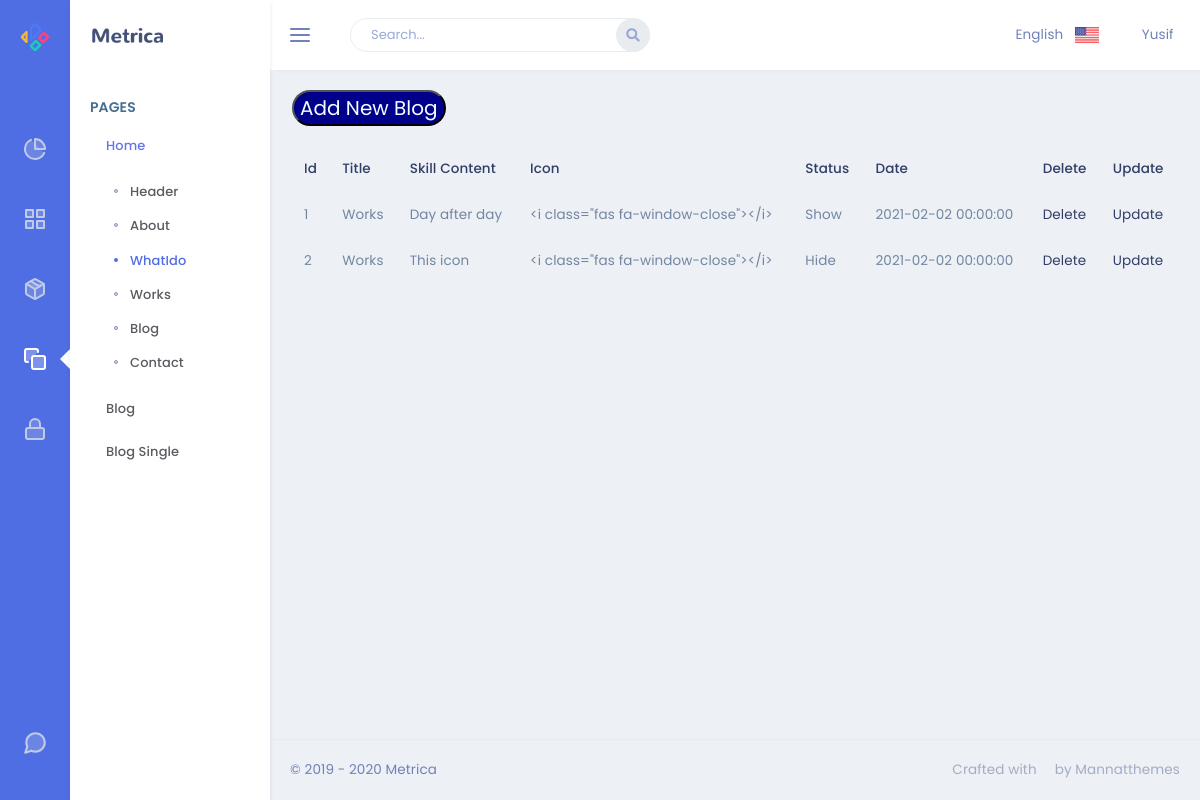
/admin/skill, run on the app's committed database.
### app/models.py (models this page shows)
class Skill(db.Model):
    id = db.Column(db.Integer, primary_key=True)
    skill_title = db.Column(db.String(50), nullable=False)
    skill_content = db.Column(db.Text, nullable=False)
    skill_icon = db.Column(db.String(50), nullable=False)
    skill_date = db.Column(db.DateTime)
    skill_status = db.Column(db.String(10), nullable=False)

### admin/routes.py (the view)
@admin.route('/skill')
def skill():
    skills = Skill.query.all()
    return render_template('Skill/skill.html',skillList=skills)

### admin/templates/Skill/skill.html
{% extends "layout.html" %}
{% block content %}
<form action="/admin/skill/add">
<button type="submit" style="background-color: darkblue; border-radius:25px; color:azure; margin:20px auto; font-size: 20px;">
    Add New Blog
</button>
</form>
<table class="table">
    <thead>
    <tr>
        <th scope="col">Id</th>
        <th scope="col">Title</th>
        <th scope="col">Skill Content</th>
        <th scope="col">Icon</th>
        <th scope="col">Status</th>
        <th scope="col">Date</th>
        <th scope="col">Delete</th>
        <th scope="col">Update</th>
    </tr>
    </thead>
    <tbody>
    {% for skill in skillList %}
    <tr>
        <td>{{skill.id}}</td>
        <td>{{skill.skill_title}}</td>
        <td>{{skill.skill_content}}</td>
        <td>{{skill.skill_icon}}</td>
        <td>{{skill.skill_status}}</td>
        <td>{{skill.skill_date}}</td>
        <td><a href="/admin/skill/delete/{{skill.id}}">Delete</a></td>
        <td><a href="/admin/skill/update/{{skill.id}}">Update</a></td>
    </tr>
    {% endfor %}
    </tbody>
</table>
{% endblock %}

### data on the page
Skill: id "1", skill_title "Works", skill_content "Day after day", skill_icon "<i class=\"fas fa-window-close\"></i>", skill_status "Show", skill_date "2021-02-02 00:00:00"
Skill: id "2", skill_title "Works", skill_content "This icon", skill_icon "<i class=\"fas fa-window-close\"></i>", skill_status "Hide", skill_date "2021-02-02 00:00:00"
